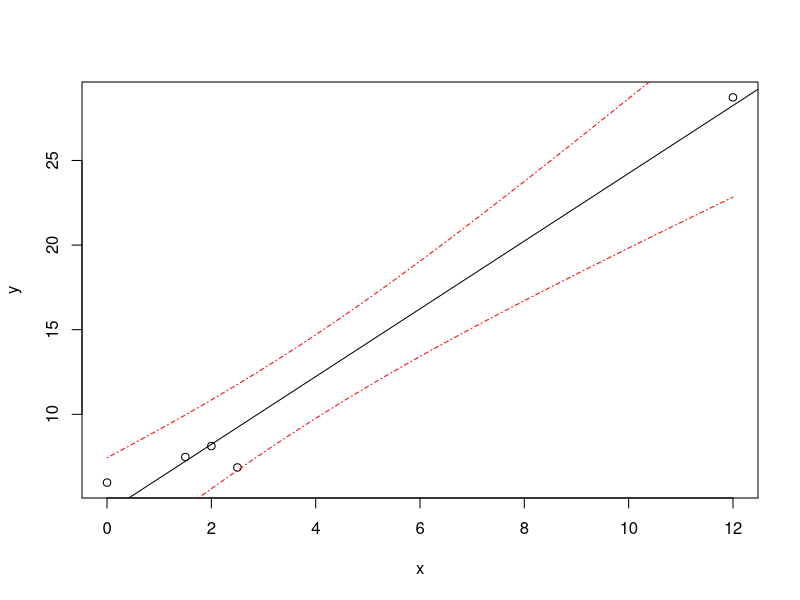

This chart was generated by the following R code:
x <- c(0,1.5,2,2.5,12)
y <- 2*x + 4 + rnorm(5,sd=1)
plot(x,y)
fit <- lm(y ~ x)
abline(fit)
curve(predict(fit,data.frame(x=x),interval="confidence")[,2],add=T,col="red",type="l",lty=c(4,4))
curve(predict(fit,data.frame(x=x),interval="confidence")[,3],add=T,type="l",col="red",lty=c(4,4))

